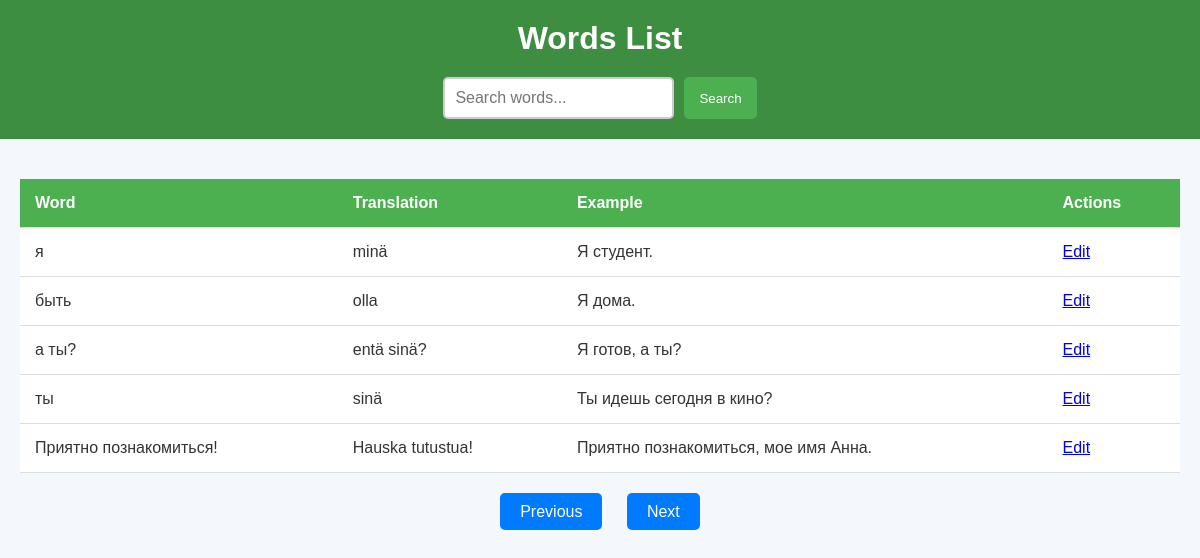
/?page=2&search=, run on the app's committed database.
### app.py (models this page shows)
class Word(db.Model):
    id = db.Column(db.Integer, primary_key=True)
    word = db.Column(db.String(100), nullable=False)
    translation = db.Column(db.String(100), nullable=False)
    example_sentence = db.Column(db.String(200), nullable=True)

### app.py (the view)
@app.route("/", methods=["GET"])
def index():
    search_query = request.args.get("search", "")
    page = request.args.get("page", 1, type=int)
    if search_query:
        words = Word.query.filter(Word.word.like(f"%{search_query}%")).paginate(page=page, per_page=5)
    else:
        words = Word.query.paginate(page=page, per_page=5)
    return render_template("index.html", words=words, search=search_query)

### templates/index.html (shortened to what this page needs)
<!DOCTYPE html>
<html lang="en">
<head>
    <link rel="stylesheet" href="{{ url_for('static', filename='style.css') }}">
</head>
<body>
    <header>
        <h1>Words List</h1>
        <form method="get" class="search-form">
            <input type="text" name="search" placeholder="Search words..." value="{{ search }}">
            <button type="submit">Search</button>
        </form>
    </header>
    <main>
        <table class="words-table">
            <thead>
                <tr>
                    <th>Word</th>
                    <th>Translation</th>
                    <th>Example</th>
                    <th>Actions</th>
                </tr>
            </thead>
            <tbody>
                {% for word in words.items %}
                <tr>
                    <td>{{ word.word }}</td>
                    <td>{{ word.translation }}</td>
                    <td>{{ word.example_sentence }}</td>
                    <td><a href="{{ url_for('edit_word', id=word.id) }}" class="edit-btn">Edit</a></td>
                </tr>
                {% endfor %}
            </tbody>
        </table>
        <div class="pagination">
            {% if words.has_prev %}
                <a href="{{ url_for('index', page=words.prev_num, search=search) }}" class="pagination-btn">Previous</a>
            {% endif %}
            {% if words.has_next %}
                <a href="{{ url_for('index', page=words.next_num, search=search) }}" class="pagination-btn">Next</a>
            {% endif %}
        </div>
    </main>
</body>
</html>

### static/style.css (style rules this page uses)
* { margin: 0; padding: 0; box-sizing: border-box; }
body { font-family: 'Arial', sans-serif; background-color: #f4f7fc; color: #333; }
header { background-color: #3e8e41; color: white; text-align: center; padding: 20px; }
h1 { font-size: 2rem; }
.search-form { display: flex; justify-content: center; margin-top: 20px; }
.search-form input { padding: 10px; font-size: 1rem; border: 2px solid #ccc; border-radius: 5px; }
.search-form button { padding: 10px 15px; background-color: #4CAF50; color: white; border: none; border-radius: 5px; cursor: pointer; margin-left: 10px; }
main { padding: 20px; max-width: 1200px; margin: 20px auto; }
.words-table { width: 100%; border-collapse: collapse; margin-bottom: 20px; }
.words-table th, .words-table td { padding: 15px; text-align: left; border-bottom: 1px solid #ddd; }
.words-table th { background-color: #4CAF50; color: white; }
.words-table td { background-color: white; }
.pagination { text-align: center; margin-top: 30px; }
.pagination-btn { padding: 10px 20px; background-color: #007bff; color: white; border-radius: 5px; text-decoration: none; margin: 0 10px; }
h1 { text-align: center; font-size: 2rem; margin-bottom: 20px; }

### data on the page
Word: word "я", translation "minä", example_sentence "Я студент."
Word: word "быть", translation "olla", example_sentence "Я дома."
Word: word "а ты?", translation "entä sinä?", example_sentence "Я готов, а ты?"
Word: word "ты", translation "sinä", example_sentence "Ты идешь сегодня в кино?"
Word: word "Приятно познакомиться!", translation "Hauska tutustua!", example_sentence "Приятно познакомиться, мое имя Анна."
